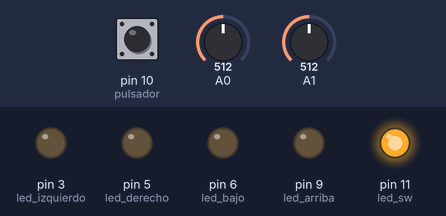
Recording of a sketch running on a simulated Arduino Uno, built with avr-gcc and run on an emulated ATmega328P. Parts: output pins drawn as LEDs (lit = HIGH). Inputs (shaded band) come from the test bench; at power-on: A0 = 512, A1 = 512, pin 10 (pulsador) LOW.

Above: at 1.2 s.
1.3 s: A0 set to 530
At 2.2 s:
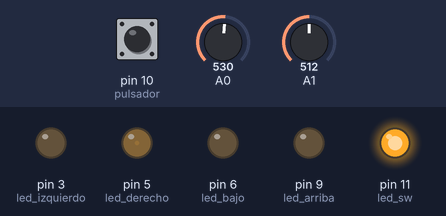
2.8 s: A1 set to 530
At 3.4 s:
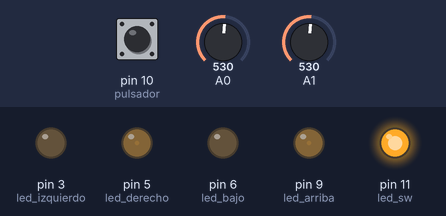
4.3 s: pin 10 (pulsador) pulled HIGH for 0.15 s
At 4.37 s:
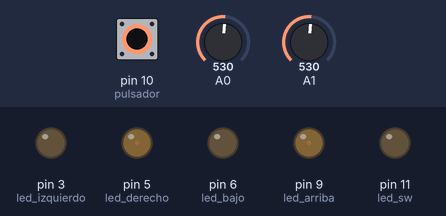
5.9 s: A0 set to 511
At 6.9 s:
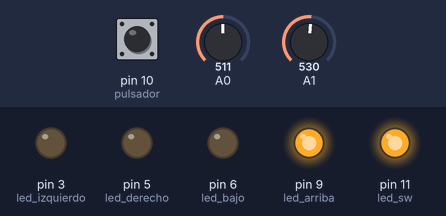
7.4 s: A1 set to 510
At 8.1 s:
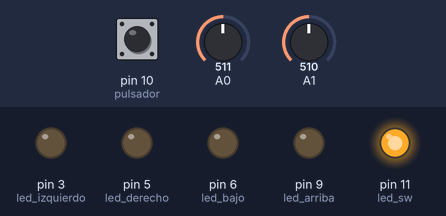
8.9 s: pin 10 (pulsador) pulled HIGH for 1 s
At 9.2 s:
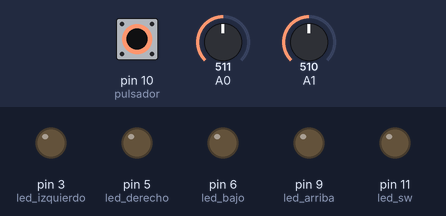
Timing chart, 0 to 11.9 s (numbered marks = the images above; inputs shaded):
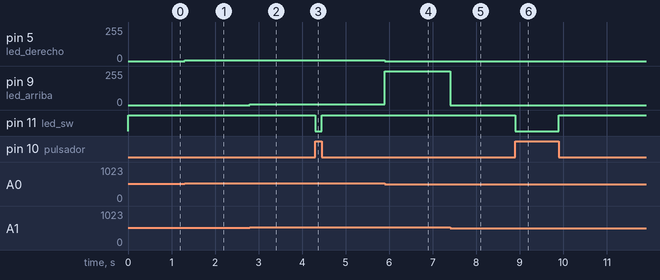

Measured:
- the behaviour switches between 520 and 519 on A1 (found by bisection; images 4 and 5)
- after the input at 1.3 s, pin 5 (led_derecho): 0/255 → 5/255 at once
- after the input at 2.8 s, pin 9 (led_arriba): 0/255 → 5/255 at once
- after the input at 4.3 s, pin 11 (led_sw): HIGH → LOW at once, → HIGH 0.15 s later
- after the input at 5.9 s, pin 5 (led_derecho): 5/255 → 0/255 at once; pin 9 (led_arriba): 5/255 → 255/255 at once
- after the input at 7.4 s, pin 9 (led_arriba): 255/255 → 0/255 at once
- after the input at 8.9 s, pin 11 (led_sw): HIGH → LOW at once, → HIGH 1.0 s later

The sketch:

v.1.ino
```cpp
/*Programa que utiliza el modulo joystick para encender LEDs mediante PWM
  y obtener una indicacion visual del movimiento de la palanca y cierre del
  interruptor incorporado.
  */
int x;// variable para almacenar valor leido del eje X
int y;// variable para almacenar valor leido del eje y
int led_izquierdo=3;// LED izquierdo a pin digital 3
int led_derecho=5;// LED derecho a pin digital 5
int led_bajo=6;// LED de abajo a pin digital 6
int led_arriba=9;// LED de arriba a pin digital 9
int pulsador=10;// pulsador incorporado pin digital 10
int led_sw=11;// LED de pulsador a pin digital 11
int sw;// variable para almacenar valor leido del pulsador

void setup()
{
  pinMode(led_izquierdo,OUTPUT);// LED como salida
  pinMode(led_derecho,OUTPUT);// LED como salida
  pinMode(led_bajo,OUTPUT);// LED como salida
  pinMode(led_arriba,OUTPUT);// LED como salida
  pinMode(led_sw,OUTPUT);// LED como salida
  pinMode(pulsador,INPUT);// pulsador como entrada
}

void loop()
{
  x=analogRead(A0);// lectura de valor de eje x
  y=analogRead(A1);// lectura de valor de eje y
  sw=digitalRead(pulsador);// lectura de valor de pulsador


      if(x>= 0 && x < 480)// si X esta en la zona izquierda
      {
        analogWrite(led_izquierdo,map(x,0,480, 255,0));// brillo LED proporcional
      }
      else
      {
        analogWrite(led_izquierdo,0);// X en zona de reposo, apaga LED
      }

      if(x>= 520 && x < 1023)// si X esta en la zona derecha
      {
        analogWrite(led_derecho,map(x,520,1023, 0,255));// brillo LED proporcional
      }
      else
      {
        analogWrite(led_derecho,0);// X en zona de reposo, apaga LED
      }

      if(y>= 0 && y < 480)// si Y esta en la zona de abajo
      {
        analogWrite(led_bajo,map(x,0,480, 255,0));// brillo LED proporcional
      }
      else
      {
        analogWrite(led_bajo,0);// Y en zona de reposo, apaga LED
      }

      if(y>= 520 && y < 1023)// si Y esta en la zona de arriba
      {
        analogWrite(led_arriba,map(x,520,1023, 0,255));// brillo LED proporcional
      }
      else
      {
        analogWrite(led_arriba,0);  // Y en zona de reposo, apaga LED
      }

   digitalWrite(led_sw, !sw);// escribe en LED valor opuesto al leido del pulsador
}
```
